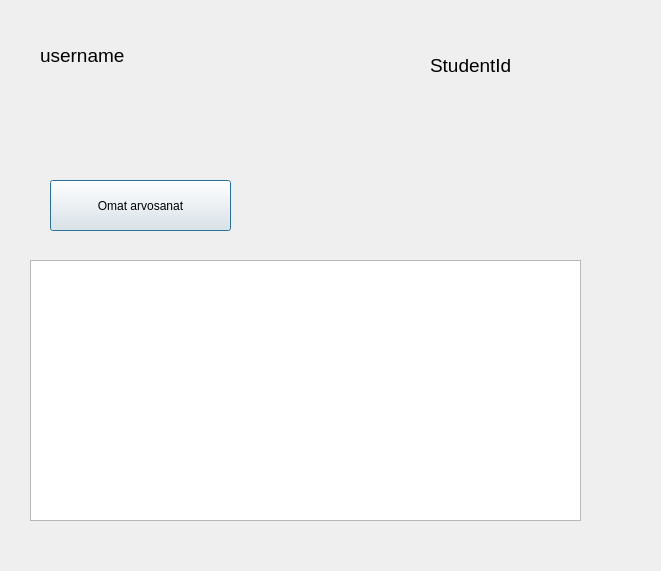
<?xml version="1.0" encoding="UTF-8"?>
<ui version="4.0">
 <class>StudentMain</class>
 <widget class="QDialog" name="StudentMain">
  <property name="geometry">
   <rect>
    <x>0</x>
    <y>0</y>
    <width>661</width>
    <height>571</height>
   </rect>
  </property>
  <property name="windowTitle">
   <string>Dialog</string>
  </property>
  <widget class="QLabel" name="labelUsername">
   <property name="geometry">
    <rect>
     <x>40</x>
     <y>40</y>
     <width>211</width>
     <height>30</height>
    </rect>
   </property>
   <property name="font">
    <font>
     <pointsize>14</pointsize>
    </font>
   </property>
   <property name="text">
    <string>username</string>
   </property>
  </widget>
  <widget class="QLabel" name="labelStudentId">
   <property name="geometry">
    <rect>
     <x>430</x>
     <y>50</y>
     <width>171</width>
     <height>30</height>
    </rect>
   </property>
   <property name="font">
    <font>
     <pointsize>14</pointsize>
    </font>
   </property>
   <property name="text">
    <string>StudentId</string>
   </property>
  </widget>
  <widget class="QPushButton" name="btnShowGrades">
   <property name="geometry">
    <rect>
     <x>50</x>
     <y>180</y>
     <width>181</width>
     <height>51</height>
    </rect>
   </property>
   <property name="text">
    <string>Omat arvosanat</string>
   </property>
  </widget>
  <widget class="QTextEdit" name="textGrades">
   <property name="geometry">
    <rect>
     <x>30</x>
     <y>260</y>
     <width>551</width>
     <height>261</height>
    </rect>
   </property>
   <property name="font">
    <font>
     <pointsize>14</pointsize>
    </font>
   </property>
  </widget>
 </widget>
 <resources/>
 <connections/>
</ui>
